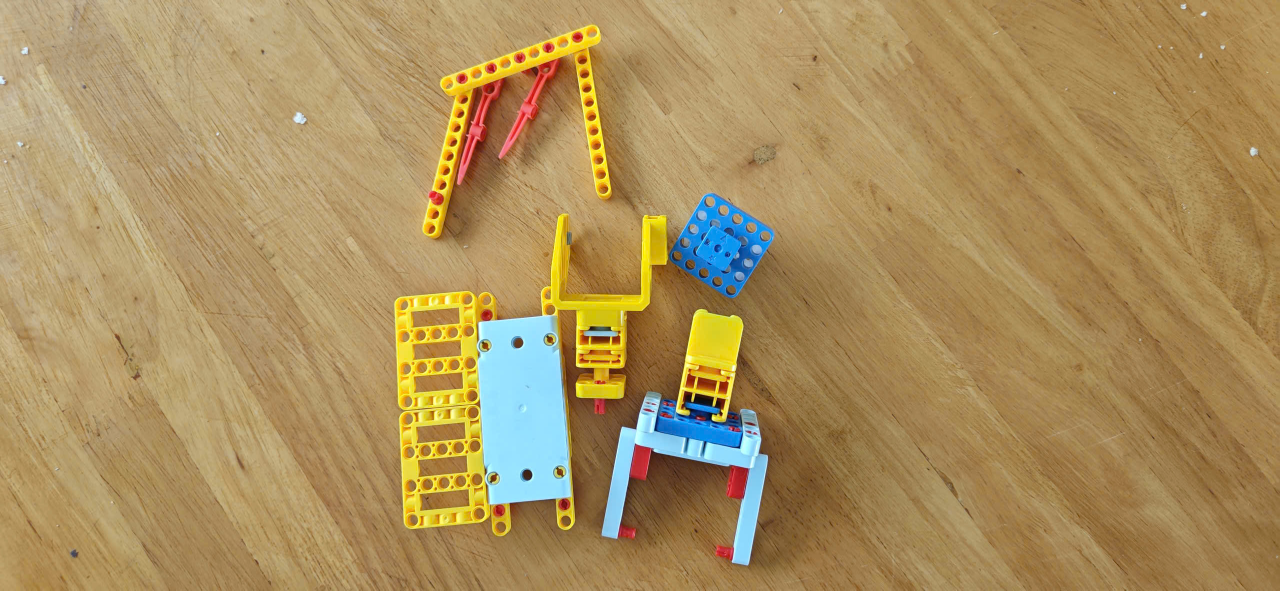
#> input picture lesson_8/images/sample.jpg, 2560 x 1181 px, found by its file name (shown at 1/2 size)
$ python notch.py
#> lines starting #> are read from the running program, lines starting #| are printed output that depends on the picture; after the words box and inside, x2 and y2 are one past the last pixel; in counts of white or black regions, pixels touching at a corner belong together
import cv2
import numpy as np
import matplotlib.pyplot as plt
import os

# === BƯỚC 1: TẠO DỮ LIỆU NHIỄU TUẦN HOÀN (PERIODIC NOISE) ===
img = cv2.imread("images/sample.jpg", cv2.IMREAD_GRAYSCALE)
#> img: shape (1181, 2560); min 0, max 255, mean 145.8
if img is None:
    img = np.zeros((256, 256), dtype=np.uint8)
    cv2.circle(img, (128, 128), 60, 180, -1)
    cv2.rectangle(img, (30, 30), (100, 90), 200, -1)

img = cv2.resize(img, (256, 256)).astype(np.float64)
#> img: shape (256, 256) float64
h, w = img.shape
#> h = 256; w = 256

# Giả lập nhiễu sọc chéo bằng cách cộng các hàm Sin
freq1, freq2 = 20, 35
y_grid, x_grid = np.mgrid[0:h, 0:w]
noise = 40 * np.sin(2 * np.pi * freq1 * x_grid / w) + \
        30 * np.sin(2 * np.pi * freq2 * y_grid / h)

img_noisy = np.clip(img + noise, 0, 255).astype(np.uint8)

# === BƯỚC 2: PHÂN TÍCH PHỔ FOURIER ===
opt_h, opt_w = cv2.getOptimalDFTSize(h), cv2.getOptimalDFTSize(w)
#> opt_h = 256; opt_w = 256
padded = np.zeros((opt_h, opt_w))
padded[:h, :w] = img_noisy

dft = np.fft.fft2(padded)
dft_shift = np.fft.fftshift(dft)
magnitude = np.abs(dft_shift)
spectrum = np.log1p(magnitude) # Chuẩn hóa log để quan sát đốm nhiễu
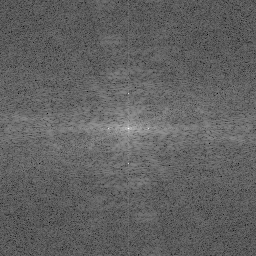
#> spectrum: shape (256, 256) float64; min 2.62, max 16.07, mean 7.77; drawn with min black and max white

# === BƯỚC 3: TỰ ĐỘNG PHÁT HIỆN ĐỐM NHIỄU (PEAK DETECTION) ===
crow, ccol = opt_h // 2, opt_w // 2
#> crow = 128; ccol = 128
mag_search = magnitude.copy()

# Loại bỏ vùng tâm (tần số thấp) để không xóa nhầm nội dung ảnh
dc_radius = 10
y_idx, x_idx = np.ogrid[:opt_h, :opt_w]
#> y_idx = 256 values from 0 to 255
dc_mask = ((y_idx - crow) ** 2 + (x_idx - ccol) ** 2) <= dc_radius ** 2
mag_search[dc_mask] = 0
#> mag_search: shape (256, 256) float64; min 0, max 1316391.2, mean 3340.2

# Tìm K đỉnh có năng lượng cao nhất (thường xuất hiện theo cặp đối xứng)
K = 4
peaks = []
mag_flat = mag_search.copy()

for _ in range(K):
    idx = np.unravel_index(np.argmax(mag_flat), mag_flat.shape)
    peaks.append(idx)
    # Sau khi tìm thấy 1 đỉnh, xóa vùng xung quanh nó để tìm đỉnh tiếp theo
    peak_mask = ((y_idx - idx[0]) ** 2 + (x_idx - idx[1]) ** 2) <= 15 ** 2
    mag_flat[peak_mask] = 0
#> this loop made 4 passes
#> idx on passes 1 to 4: (128, 108), (128, 148), (93, 128), (163, 128)
#> pass 1, `peak_mask = ((y_idx - idx[0]) ** 2 + (x_idx - idx[1]) ** 2) <= 15 ** 2`:
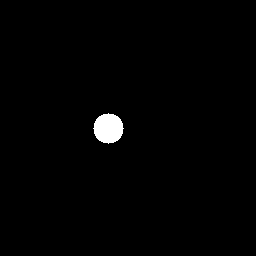
#> peak_mask: shape (256, 256) bool; 1.1% white; 1 white region, box (x1, y1, x2, y2) and area: (93, 113, 124, 144) 709
#> after the loop:
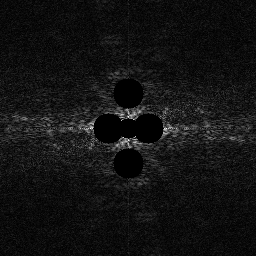
#> mag_flat: shape (256, 256) float64; min 0, max 38160.2, mean 2852.6; drawn with min black and max white
#> after the loop, peaks = [(128, 108), (128, 148), (93, 128), (163, 128)]

# === BƯỚC 4: TẠO MẶT NẠ NOTCH GAUSSIAN ===
def tao_notch_gaussian(shape, peaks, d0=10):
#> called with shape = (256, 256), d0 = 8
    rows, cols = shape
    H = np.ones((rows, cols), dtype=np.float64)
    for (py, px) in peaks:
        y_idx_l, x_idx_l = np.ogrid[:rows, :cols]
        D = np.sqrt((y_idx_l - py) ** 2 + (x_idx_l - px) ** 2)
        notch = 1.0 - np.exp(-D ** 2 / (2 * d0 ** 2))
        H *= notch
#> this loop made 4 passes
#> pass 1, in tao_notch_gaussian, `D = np.sqrt((y_idx_l - py) ** 2 + (x_idx_l - px) ** 2)`:
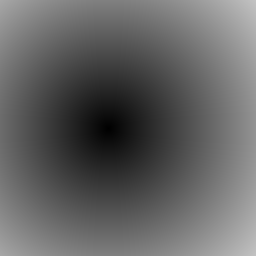
#> D: shape (256, 256) float64; min 0, max 194.9, mean 99.3
#> pass 1, in tao_notch_gaussian, `notch = 1.0 - np.exp(-D ** 2 / (2 * d0 ** 2))`:
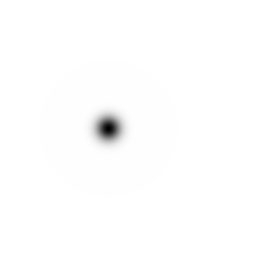
#> notch: shape (256, 256) float64; min 0, max 1, mean 0.994
    return H

H_notch = tao_notch_gaussian((opt_h, opt_w), peaks, d0=8)

# === BƯỚC 5: LỌC VÀ TÁI TẠO ẢNH ===
filtered_shift = dft_shift * H_notch
result = np.real(np.fft.ifft2(np.fft.ifftshift(filtered_shift)))
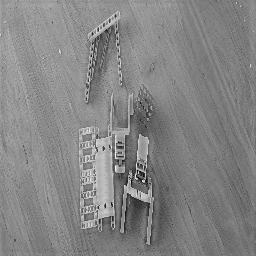
#> result: shape (256, 256) float64; min 2.02, max 248.1, mean 132.6
result = np.clip(result[:h, :w], 0, 255).astype(np.uint8)

# === BƯỚC 6: HIỂN THỊ VÀ ĐÁNH GIÁ (PSNR) ===
fig, axes = plt.subplots(2, 3, figsize=(18, 12))

axes[0, 0].imshow(img.astype(np.uint8), cmap="gray")
axes[0, 0].set_title("1. Ảnh gốc (Sạch)")
axes[0, 0].axis("off")

axes[0, 1].imshow(img_noisy, cmap="gray")
axes[0, 1].set_title("2. Ảnh bị nhiễu sọc tuần hoàn")
axes[0, 1].axis("off")

axes[0, 2].imshow(spectrum, cmap="gray")
for (py, px) in peaks:
    axes[0, 2].add_patch(plt.Circle((px, py), 12, color="red", fill=False, linewidth=2))
axes[0, 2].set_title("3. Phổ DFT - Phát hiện đốm nhiễu")
axes[0, 2].axis("off")

axes[1, 0].imshow(H_notch, cmap="gray")
axes[1, 0].set_title("4. Bộ lọc Notch (Mặt nạ xóa)")
axes[1, 0].axis("off")

axes[1, 1].imshow(np.log1p(np.abs(filtered_shift)), cmap="gray")
axes[1, 1].set_title("5. Phổ sau khi 'đục lỗ' xóa nhiễu")
axes[1, 1].axis("off")

axes[1, 2].imshow(result, cmap="gray")
axes[1, 2].set_title("6. Kết quả sau phục hồi")
axes[1, 2].axis("off")

plt.suptitle("Lọc Notch: Khôi phục ảnh từ nhiễu tần số", fontsize=16)
plt.tight_layout()
os.makedirs("output", exist_ok=True)
plt.savefig("output/notch_filter_final.png", dpi=150)
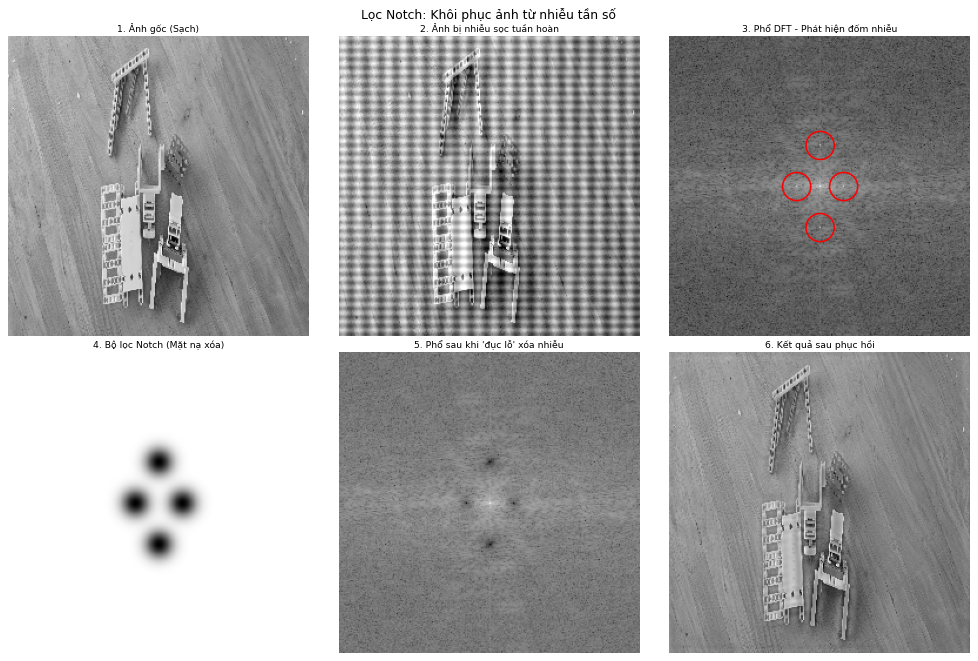
#> figure drawn by matplotlib, 6 panels
plt.show()

# Đánh giá khách quan bằng PSNR (Peak Signal-to-Noise Ratio)
psnr_noisy = cv2.PSNR(img.astype(np.uint8), img_noisy)
#> psnr_noisy = 17.19
psnr_final = cv2.PSNR(img.astype(np.uint8), result)
#> psnr_final = 24.14
print(f"Chất lượng ảnh nhiễu: {psnr_noisy:.2f} dB")
#| Chất lượng ảnh nhiễu: 17.19 dB
print(f"Chất lượng sau lọc Notch: {psnr_final:.2f} dB (Tăng {psnr_final - psnr_noisy:.2f} dB)")
#| Chất lượng sau lọc Notch: 24.14 dB (Tăng 6.95 dB)
